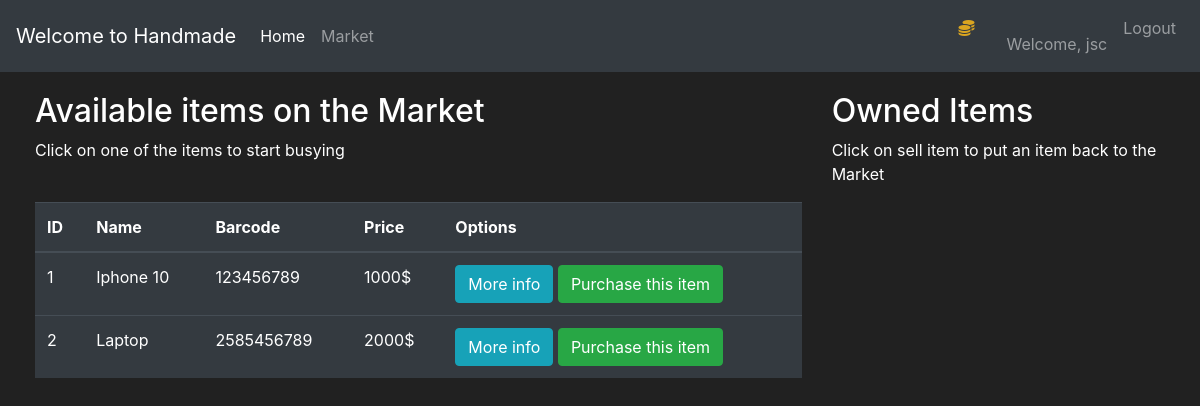
The app's page /market (signed in) with its own data.
### market/models.py (models this page shows, shortened)
class User(db.Model, UserMixin):
    id = db.Column(db.Integer, primary_key=True)
    username = db.Column(db.String(length=30), nullable=False, unique=True)
    email_address = db.Column(db.String(length=50),nullable=False, unique=True)
    password_hash = db.Column(db.String(length=60), nullable=False)
    budget = db.Column(db.Integer(), nullable=False, default=1000)
    items = db.relationship('Item', backref='owned_user', lazy=True)
    @property
    def password(self):
        return self.password

class Item(db.Model):
    id = db.Column(db.Integer, primary_key=True)
    name = db.Column(db.String(length=30), nullable=False, unique=True)
    price = db.Column(db.Integer(), nullable=False)
    barcode = db.Column(db.String(length=12), nullable=False, unique=True)
    description = db.Column(db.String(length=1024), nullable=False, unique=True)
    owner = db.Column(db.Integer(), db.ForeignKey('user.id'))

### market/routes.py (the view, shortened to what this page needs)
@app.route('/market', methods=['GET', 'POST'])
@login_required
def market_page():
    purchase_form = PurchaseItemForm()
    selling_form = SellItemForm()
    if request.method == 'GET':
        items = Item.query.filter_by(owner=None)
        owned_items = Item.query.filter_by(owner=current_user.id)
        return render_template('market.html', items=items, purchase_form = purchase_form, owned_items = owned_items, selling_form=selling_form)

### market/models.py (called while the page is built)
@login_manager.user_loader
def load_user(user_id):
    return User.query.get(int(user_id))

### market/templates/market.html (shortened to what this page needs)
{% extends 'base.html' %}
{% block content %}
<div class="row" style="margin-top:20px; margin-left:20px ">
    <div class="col-8">
        <h2>Available items on the Market</h2>
        <p>Click on one of the items to start busying</p>
        <br>
        <table class = "table table-hover table-dark">
            <thead>
                <tr>
                    <th scope="col">ID</th>
                    <th scope="col">Name</th>
                    <th scope="col">Barcode</th>
                    <th scope="col">Price</th>
                    <th scope="col">Options</th>
                </tr>
            </thead>
            <tbody>
                {% for item in items %}
                    <tr>
                        <td>{{item.id}}</td>
                        <td>{{item.name}}</td>
                        <td>{{item.barcode}}</td>
                        <td>{{item.price}}$</td>
                        <td>
                            <button class="btn btn-outline btn-info" data-toggle="modal" data-target="#Modal-MoreInfo-{{item.id}}">More info</button>
                            <button class="btn btn-outline btn-success" data-toggle="modal" data-target="#Modal-PurchaseConfirm-{{item.id}}">Purchase this item</button>
                        </td>
                    </tr>
                {% endfor %}
            </tbody>
        </table>
    </div>
    <div class="col-4">
        <h2>Owned Items</h2>
        <p>Click on sell item to put an item back to the Market</p>
        <br>
    </div>
</div>
{% endblock %}

### market/templates/base.html (shortened to what this page needs)
<!doctype html>
<html lang="en">
<head>
    <link rel="stylesheet" href="https://cdn.jsdelivr.net/npm/bootstrap@4.5.3/dist/css/bootstrap.min.css">
</head>
<body>
    <nav class="navbar navbar-expand-md navbar-dark bg-dark">
        <a class = "navbar-brand" href="#">Welcome to Handmade</a>
            <div class = "collapse navbar-collapse" id="navbarNav">
                <ul class = "navbar-nav mr-auto">
                    <li class = "nav-item active">
                        <a class = "nav-link" href="{{url_for('home_page')}}">Home<span class="sr-only">(current)</span></a>
                        </li>
                        <li class = "nav-item">
                            <a class = "nav-link" href="{{url_for('market_page')}}">Market</a>
                        </li>
                </ul>
                    {% if current_user.is_authenticated %}
                    <ul class="navbar-nav">
                        <li class = "nav-item">
                            <a class = "nav-link" style="color:goldenrod; font-weight:bolder">
                                <i class="fas fa-coins">{{current_user.prettier_budget}}</i>
                        </li>
                        <li class = "nav-item">
                            <a class = "nav-link" href="#">Welcome, {{current_user.username}}</a>
                        </li>
                        <li class = "nav-item">
                            <a class = "nav-link" href="{{url_for('logout_page')}}">Logout</a>
                        </li>
                    </ul>
                    {% endif %}
        </div>
    </nav>
        {% block content %}
        {% endblock %}
</body>
</html>

### market/templates/base.html (style rules this page uses)
body { background-color: #212121; color: white }

### records on screen
User: username "jsc"
Item: id "1", name "Iphone 10", barcode "123456789", price "1000"
Item: id "2", name "Laptop", barcode "2585456789", price "2000"
